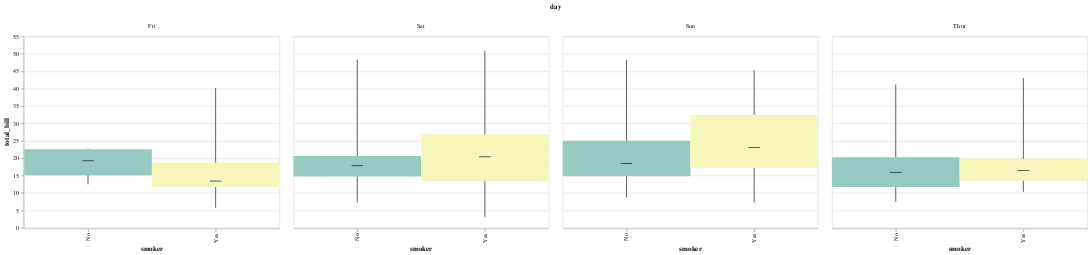

Notebook code for this chart:
### Code cell
display(salt.boxplot(x="day", y="total_bill", hue="smoker", data=tips, palette="Set3"))
ax = sns.boxplot(x="day", y="total_bill", hue="smoker", data=tips, palette="Set3")

### Figure 1 — Vega-Lite specification as saved in the notebook (floating-point values rounded to 4 significant figures; data arrays with more than 128 entries replaced by an {"elided": "..."} marker saying what was removed)
{"$schema": "https://vega.github.io/schema/vega-lite/v2.4.1.json", "config": {"range": {"category": ["rgba(149.75000000000003,202.24999999999997,193.25,1)", "rgba(245.50000000000003,245.50000000000003,188.49999999999994,1)", "rgba(192.99999999999997,189.99999999999997,214.0,1)", "rgba(233.875,141.625,131.12500000000003,1)", "rgba(138.37499999999997,175.125,200.62500000000003,1)", "rgba(233.625,178.875,117.37500000000001,1)"]}, "view": {"height": 300, "width": 400}}, "data": {"values": {"elided": "244 records"}}, "facet": {"column": {"field": "day", "type": "nominal"}}, "spec": {"layer": [{"encoding": {"x": {"field": "smoker", "type": "nominal"}, "y": {"aggregate": "min", "field": "total_bill", "type": "quantitative"}, "y2": {"aggregate": "max", "field": "total_bill", "type": "quantitative"}}, "mark": "rule"}, {"encoding": {"color": {"field": "smoker", "legend": null, "type": "nominal"}, "x": {"field": "smoker", "type": "nominal"}, "y": {"aggregate": "q1", "axis": {"title": "total_bill"}, "field": "total_bill", "type": "quantitative"}, "y2": {"aggregate": "q3", "field": "total_bill", "type": "quantitative"}}, "mark": "bar"}, {"encoding": {"x": {"field": "smoker", "type": "nominal"}, "y": {"aggregate": "median", "field": "total_bill", "type": "quantitative"}}, "mark": {"color": "black", "size": 18, "type": "tick"}}]}}
